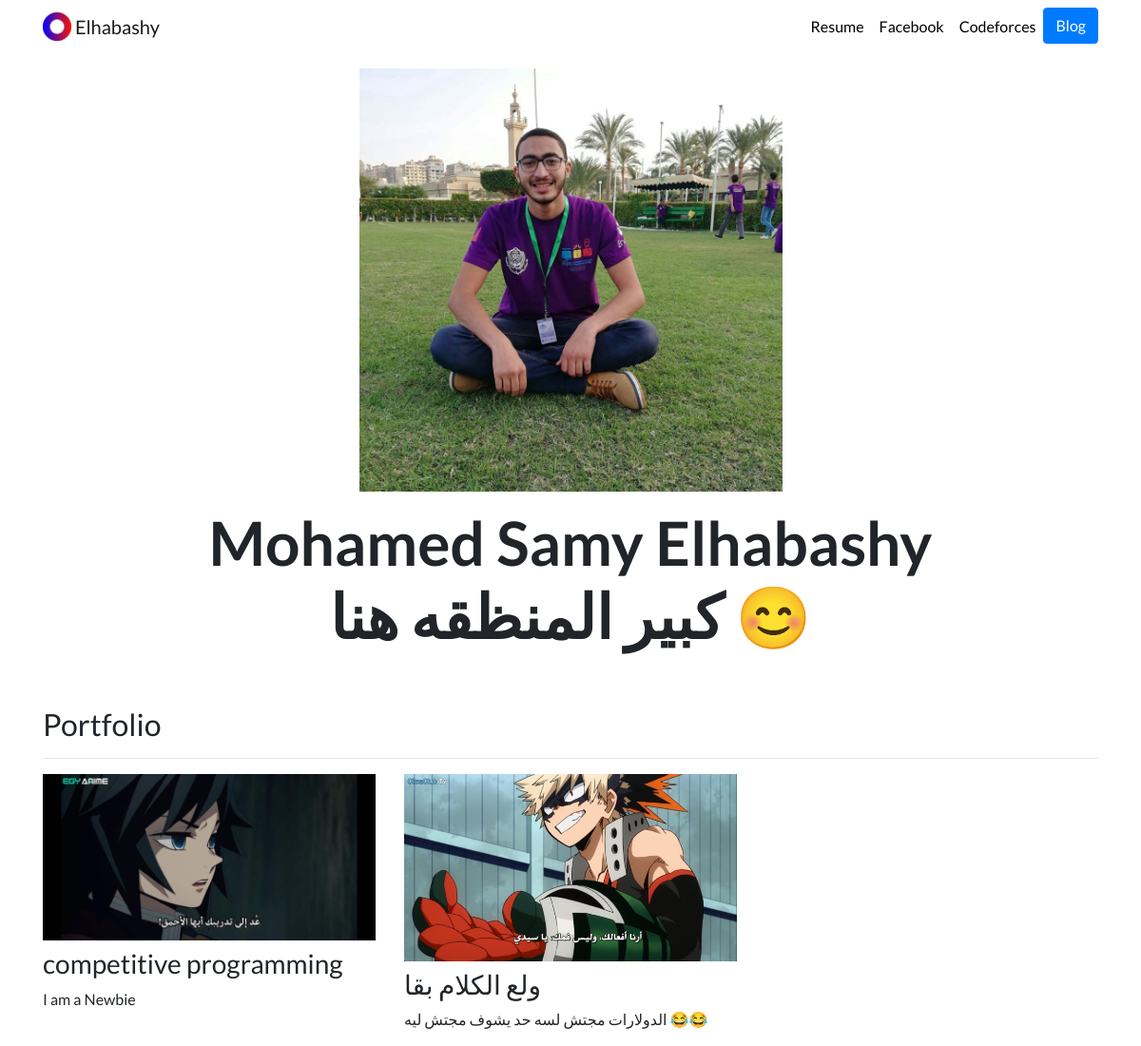
The page / on the database its author committed.
### portfolio/models.py (models this page shows, shortened)
class project(models.Model):
    title = models.CharField(max_length=100)
    description = models.CharField(max_length=300)
    image = models.ImageField(upload_to='portfolio/images')
    url = models.URLField(blank=True)

### portfolio/views.py (the view)
# urls.py: 2. Add a URL to urlpatterns:  path('', views.home, name='home')
def home(request):
    projects = project.objects.all()
    return render(request, 'portfolio/home.html', {'projects': projects})

### portfolio/templates/portfolio/home.html
{% extends "portfolio/base.html" %}
{% load static %}
{% block content %}
<div class="row justify-content-center my-3">
  <div class="col-5">
    <img src="{% static 'portfolio/Elhabashy.jpg' %}" class="img-fluid">
  </div>
</div>
<div class="row justify-content-center mb-3">
  <div class="col-md-9 text-center">
    <h1 id="hometext" class="font-weight-bold">Mohamed Samy Elhabashy كبير المنظقه هنا  😊</h1>
  </div>
</div>
<h2 class="mt-5">Portfolio</h2>
<hr>
<div class="row">
  {% for project in projects %}
  <div class="col-lg-4 col-md-6">
    {% if project.url %}
    <a href="{{ project.url }}">
      <img src="{{ project.image.url }}" class="img-fluid mb-2">
    </a>
    {% else %}
    <img src="{{ project.image.url }}" class="img-fluid mb-2">
    {% endif %}
    <h3>{{ project.title }}</h3>
    <p>{{ project.description }}</p>
  </div>
  {% endfor %}
</div>
{% endblock %}

### portfolio/templates/portfolio/base.html (shortened to what this page needs)
{% load static %}
<!doctype html>
<html lang="en">
<head>
  <link rel="stylesheet" href="https://stackpath.bootstrapcdn.com/bootstrap/4.4.1/css/bootstrap.min.css">
  <link rel="stylesheet" href="{% static "portfolio/custom.css" %}">
</head>
<body>
  <nav id="topNav" class="navbar navbar-expand-md navbar-light">
    <div class="container">
      <a class="navbar-brand" href="{% url 'home' %}">
        <img src="{% static "portfolio/Logo.png" %}" width="30" height="30" class="d-inline-block align-top" alt="Elhabashy logo">
        <span>Elhabashy</span>
      </a>
      <div class="collapse navbar-collapse text-center" id="navbarNav">
        <ul class="navbar-nav ml-auto">
          <li class="nav-item">
            <a class="nav-link" href="{% static "portfolio/file.pdf" %}">Resume</a>
          </li>
          <li class="nav-item">
            <a class="nav-link" href="https://www.facebook.com/profile.php?id=100023812065525/" target="_blank">Facebook</a>
          </li>
          <li class="nav-item">
            <a class="nav-link" href="https://codeforces.com/profile/Elhabashy" target="_blank">Codeforces</a>
          </li>
          <li>
            <a role="button" href="{% url 'blog:all_blogs' %}" class="btn btn-primary">Blog</a>
          </li>
        </ul>
      </div>
    </div>
  </nav>
  <div class="container">
    {% block content %}{% endblock %}
  </div>
</body>
</html>

### portfolio/static/portfolio/custom.css (style rules this page uses)
.navbar-nav .nav-link { color: rgba(0,0,0,1) !important; }
body { font-family: 'Lato', sans-serif; }
@media (min-width: 992px) { #hometext { font-size: 4rem; } }

### rows shown on the page
project: image (picture), title "competitive programming", description "I am a Newbie"
project: image (picture), title "ولع الكلام بقا", description "الدولارات مجتش لسه حد يشوف مجتش ليه 😂😂"
